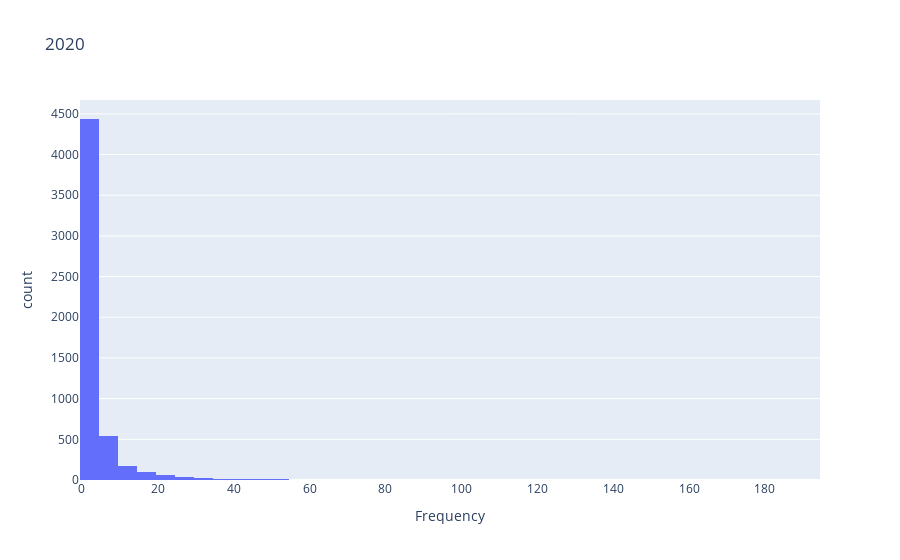

Source (notebook cell):
### Code cell
# 2020 tweets
px.histogram(f_2020, x ='Frequency', nbins =50, title = "2020")

### Figure 1 — Plotly figure (JSON) as saved in the notebook; plotly's stock layout.template omitted (floating-point values rounded to 4 significant figures; data arrays with more than 128 entries replaced by an {"elided": "..."} marker saying what was removed)
{"data": [{"alignmentgroup": "True", "bingroup": "x", "hovertemplate": "Frequency=%{x}<br>count=%{y}<extra></extra>", "legendgroup": "", "marker": {"color": "#636efa", "pattern": {"shape": ""}}, "name": "", "nbinsx": 50, "offsetgroup": "", "orientation": "v", "showlegend": false, "type": "histogram", "x": {"elided": "5442 int values"}, "xaxis": "x", "yaxis": "y"}], "layout": {"barmode": "relative", "legend": {"tracegroupgap": 0}, "title": {"text": "2020"}, "xaxis": {"anchor": "y", "domain": [0, 1], "title": {"text": "Frequency"}}, "yaxis": {"anchor": "x", "domain": [0, 1], "title": {"text": "count"}}}}
